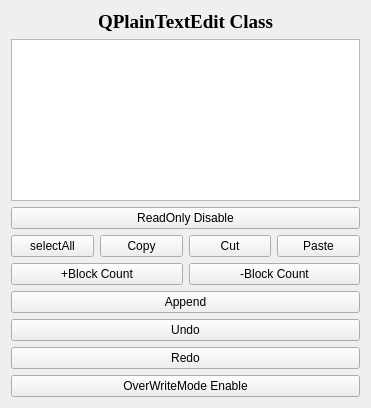
<?xml version="1.0" encoding="UTF-8"?>
<ui version="4.0">
 <class>Widget</class>
 <widget class="QWidget" name="Widget">
  <property name="geometry">
   <rect>
    <x>0</x>
    <y>0</y>
    <width>371</width>
    <height>408</height>
   </rect>
  </property>
  <property name="windowTitle">
   <string>Widget</string>
  </property>
  <layout class="QVBoxLayout" name="verticalLayout">
   <item>
    <widget class="QLabel" name="label">
     <property name="font">
      <font>
       <family>Times New Roman</family>
       <pointsize>14</pointsize>
       <bold>true</bold>
      </font>
     </property>
     <property name="text">
      <string>QPlainTextEdit Class</string>
     </property>
     <property name="alignment">
      <set>Qt::AlignCenter</set>
     </property>
    </widget>
   </item>
   <item>
    <widget class="QPlainTextEdit" name="plainTextEdit"/>
   </item>
   <item>
    <widget class="QPushButton" name="pushButton">
     <property name="text">
      <string>ReadOnly Disable</string>
     </property>
    </widget>
   </item>
   <item>
    <layout class="QHBoxLayout" name="horizontalLayout">
     <item>
      <widget class="QPushButton" name="selectAll">
       <property name="text">
        <string>selectAll</string>
       </property>
      </widget>
     </item>
     <item>
      <widget class="QPushButton" name="Copy">
       <property name="text">
        <string>Copy</string>
       </property>
      </widget>
     </item>
     <item>
      <widget class="QPushButton" name="Cut">
       <property name="text">
        <string>Cut</string>
       </property>
      </widget>
     </item>
     <item>
      <widget class="QPushButton" name="Paste">
       <property name="text">
        <string>Paste</string>
       </property>
      </widget>
     </item>
    </layout>
   </item>
   <item>
    <layout class="QHBoxLayout" name="horizontalLayout_2">
     <item>
      <widget class="QPushButton" name="blockCountA">
       <property name="text">
        <string>+Block Count</string>
       </property>
      </widget>
     </item>
     <item>
      <widget class="QPushButton" name="blockCountE">
       <property name="text">
        <string>-Block Count</string>
       </property>
      </widget>
     </item>
    </layout>
   </item>
   <item>
    <widget class="QPushButton" name="Append">
     <property name="text">
      <string>Append</string>
     </property>
    </widget>
   </item>
   <item>
    <widget class="QPushButton" name="Undo">
     <property name="text">
      <string>Undo</string>
     </property>
    </widget>
   </item>
   <item>
    <widget class="QPushButton" name="Redo">
     <property name="text">
      <string>Redo</string>
     </property>
    </widget>
   </item>
   <item>
    <widget class="QPushButton" name="OverWriteMode">
     <property name="text">
      <string>OverWriteMode Enable</string>
     </property>
    </widget>
   </item>
  </layout>
 </widget>
 <resources/>
 <connections/>
</ui>
